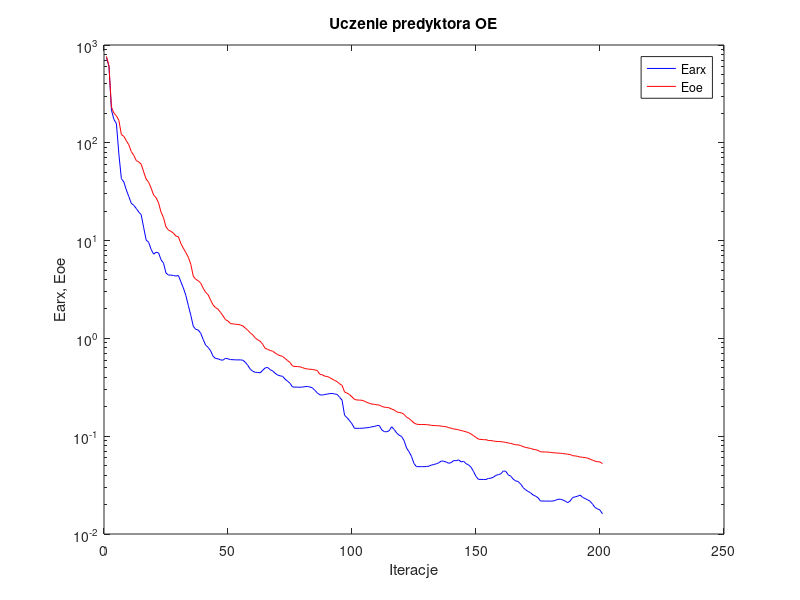
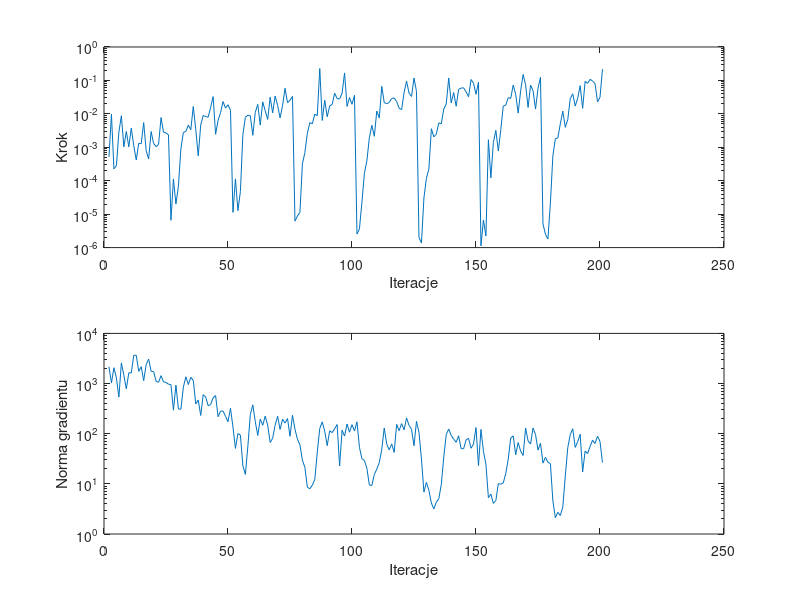

Write the MATLAB code that produced these figures, in order.
%uczenie predyktora oe
clear all;
n=0; farx(n+1)=7.442711e+002; foe(n+1)=7.644471e+002; wspucz(n+1)=0.000000e+000; ng(n+1)=0.000000e+000;
%odnowa zmiennej metryki
n=1; farx(n+1)=6.074816e+002; foe(n+1)=6.106513e+002; krok(n+1)=5.157570e-004; ng(n+1)=2.165466e+003;
n=2; farx(n+1)=2.163165e+002; foe(n+1)=2.317931e+002; krok(n+1)=9.677825e-003; ng(n+1)=1.036750e+003;
n=3; farx(n+1)=1.733938e+002; foe(n+1)=2.008382e+002; krok(n+1)=2.266194e-004; ng(n+1)=2.067932e+003;
n=4; farx(n+1)=1.572183e+002; foe(n+1)=1.886949e+002; krok(n+1)=2.828298e-004; ng(n+1)=1.294992e+003;
n=5; farx(n+1)=7.654736e+001; foe(n+1)=1.694870e+002; krok(n+1)=2.840497e-003; ng(n+1)=5.381909e+002;
n=6; farx(n+1)=4.300591e+001; foe(n+1)=1.213038e+002; krok(n+1)=8.816889e-003; ng(n+1)=2.575979e+003;
n=7; farx(n+1)=3.975258e+001; foe(n+1)=1.163951e+002; krok(n+1)=1.031514e-003; ng(n+1)=1.472152e+003;
n=8; farx(n+1)=3.297849e+001; foe(n+1)=1.050756e+002; krok(n+1)=2.972972e-003; ng(n+1)=7.804676e+002;
n=9; farx(n+1)=2.821422e+001; foe(n+1)=9.549467e+001; krok(n+1)=1.029542e-003; ng(n+1)=1.638193e+003;
n=10; farx(n+1)=2.406540e+001; foe(n+1)=8.141360e+001; krok(n+1)=3.739948e-003; ng(n+1)=1.626084e+003;
n=11; farx(n+1)=2.293755e+001; foe(n+1)=7.453017e+001; krok(n+1)=1.111857e-003; ng(n+1)=3.665211e+003;
n=12; farx(n+1)=2.131550e+001; foe(n+1)=6.586213e+001; krok(n+1)=4.168272e-004; ng(n+1)=3.653035e+003;
n=13; farx(n+1)=1.962021e+001; foe(n+1)=6.372411e+001; krok(n+1)=1.310706e-003; ng(n+1)=1.753535e+003;
n=14; farx(n+1)=1.837397e+001; foe(n+1)=6.049644e+001; krok(n+1)=1.276921e-003; ng(n+1)=2.165700e+003;
n=15; farx(n+1)=1.355276e+001; foe(n+1)=5.041645e+001; krok(n+1)=5.485375e-003; ng(n+1)=1.140606e+003;
n=16; farx(n+1)=1.013781e+001; foe(n+1)=4.259860e+001; krok(n+1)=7.988163e-004; ng(n+1)=2.392197e+003;
n=17; farx(n+1)=9.613253e+000; foe(n+1)=3.947363e+001; krok(n+1)=4.449379e-004; ng(n+1)=3.064906e+003;
n=18; farx(n+1)=8.126341e+000; foe(n+1)=3.446402e+001; krok(n+1)=2.957764e-003; ng(n+1)=1.758234e+003;
n=19; farx(n+1)=7.277395e+000; foe(n+1)=2.924885e+001; krok(n+1)=1.303632e-003; ng(n+1)=1.732926e+003;
n=20; farx(n+1)=7.598549e+000; foe(n+1)=2.747915e+001; krok(n+1)=1.045350e-003; ng(n+1)=1.113787e+003;
n=21; farx(n+1)=7.495445e+000; foe(n+1)=2.427904e+001; krok(n+1)=1.218668e-003; ng(n+1)=1.056265e+003;
n=22; farx(n+1)=6.376212e+000; foe(n+1)=1.952584e+001; krok(n+1)=7.757015e-003; ng(n+1)=1.438501e+003;
n=23; farx(n+1)=5.874537e+000; foe(n+1)=1.711640e+001; krok(n+1)=2.841023e-003; ng(n+1)=1.073328e+003;
n=24; farx(n+1)=4.652514e+000; foe(n+1)=1.378151e+001; krok(n+1)=2.677949e-003; ng(n+1)=1.056501e+003;
n=25; farx(n+1)=4.445869e+000; foe(n+1)=1.280445e+001; krok(n+1)=2.351298e-003; ng(n+1)=9.702488e+002;
%odnowa zmiennej metryki
n=26; farx(n+1)=4.437381e+000; foe(n+1)=1.243401e+001; krok(n+1)=6.579014e-006; ng(n+1)=9.492253e+002;
n=27; farx(n+1)=4.400586e+000; foe(n+1)=1.192948e+001; krok(n+1)=1.133097e-004; ng(n+1)=2.953746e+002;
n=28; farx(n+1)=4.337687e+000; foe(n+1)=1.111638e+001; krok(n+1)=2.007443e-005; ng(n+1)=9.310239e+002;
n=29; farx(n+1)=4.397830e+000; foe(n+1)=1.094639e+001; krok(n+1)=6.831655e-005; ng(n+1)=3.106993e+002;
n=30; farx(n+1)=3.789849e+000; foe(n+1)=9.325626e+000; krok(n+1)=8.989595e-004; ng(n+1)=3.084514e+002;
n=31; farx(n+1)=3.281411e+000; foe(n+1)=8.345502e+000; krok(n+1)=2.778799e-003; ng(n+1)=8.493243e+002;
n=32; farx(n+1)=2.750632e+000; foe(n+1)=7.547333e+000; krok(n+1)=2.972972e-003; ng(n+1)=1.365085e+003;
n=33; farx(n+1)=2.169590e+000; foe(n+1)=6.755700e+000; krok(n+1)=4.625835e-003; ng(n+1)=9.560559e+002;
n=34; farx(n+1)=1.724803e+000; foe(n+1)=5.726451e+000; krok(n+1)=3.343359e-003; ng(n+1)=1.330872e+003;
n=35; farx(n+1)=1.330230e+000; foe(n+1)=4.324049e+000; krok(n+1)=1.660195e-002; ng(n+1)=1.151141e+003;
n=36; farx(n+1)=1.238509e+000; foe(n+1)=4.023521e+000; krok(n+1)=3.401267e-003; ng(n+1)=3.929102e+002;
n=37; farx(n+1)=1.217809e+000; foe(n+1)=3.883544e+000; krok(n+1)=5.557084e-004; ng(n+1)=4.692456e+002;
n=38; farx(n+1)=1.129232e+000; foe(n+1)=3.672406e+000; krok(n+1)=4.658504e-003; ng(n+1)=2.308766e+002;
n=39; farx(n+1)=9.732672e-001; foe(n+1)=3.255208e+000; krok(n+1)=8.948186e-003; ng(n+1)=5.991092e+002;
n=40; farx(n+1)=8.532973e-001; foe(n+1)=2.962134e+000; krok(n+1)=8.324349e-003; ng(n+1)=5.392569e+002;
n=41; farx(n+1)=8.087482e-001; foe(n+1)=2.791297e+000; krok(n+1)=7.932207e-003; ng(n+1)=3.607270e+002;
n=42; farx(n+1)=7.465080e-001; foe(n+1)=2.459938e+000; krok(n+1)=1.576669e-002; ng(n+1)=3.811013e+002;
n=43; farx(n+1)=6.553947e-001; foe(n+1)=2.196443e+000; krok(n+1)=3.280985e-002; ng(n+1)=5.212561e+002;
n=44; farx(n+1)=6.223777e-001; foe(n+1)=2.063329e+000; krok(n+1)=2.450413e-003; ng(n+1)=5.758907e+002;
n=45; farx(n+1)=6.190746e-001; foe(n+1)=1.986331e+000; krok(n+1)=6.450159e-003; ng(n+1)=2.178666e+002;
n=46; farx(n+1)=6.022304e-001; foe(n+1)=1.842721e+000; krok(n+1)=1.097075e-002; ng(n+1)=2.828822e+002;
n=47; farx(n+1)=5.997264e-001; foe(n+1)=1.699631e+000; krok(n+1)=2.331822e-002; ng(n+1)=2.824064e+002;
n=48; farx(n+1)=6.268217e-001; foe(n+1)=1.555361e+000; krok(n+1)=1.486332e-002; ng(n+1)=2.219638e+002;
n=49; farx(n+1)=6.176717e-001; foe(n+1)=1.504864e+000; krok(n+1)=1.868912e-002; ng(n+1)=1.732425e+002;
n=50; farx(n+1)=6.071724e-001; foe(n+1)=1.416716e+000; krok(n+1)=1.285062e-002; ng(n+1)=3.214739e+002;
%odnowa zmiennej metryki
n=51; farx(n+1)=6.059701e-001; foe(n+1)=1.407545e+000; krok(n+1)=1.138543e-005; ng(n+1)=1.359672e+002;
n=52; farx(n+1)=6.035042e-001; foe(n+1)=1.395306e+000; krok(n+1)=1.133097e-004; ng(n+1)=5.094175e+001;
n=53; farx(n+1)=6.027637e-001; foe(n+1)=1.389467e+000; krok(n+1)=1.277945e-005; ng(n+1)=1.007966e+002;
n=54; farx(n+1)=6.033201e-001; foe(n+1)=1.371821e+000; krok(n+1)=4.776001e-005; ng(n+1)=9.395965e+001;
n=55; farx(n+1)=5.985173e-001; foe(n+1)=1.340620e+000; krok(n+1)=2.415320e-003; ng(n+1)=2.282681e+001;
n=56; farx(n+1)=5.689737e-001; foe(n+1)=1.274654e+000; krok(n+1)=7.883344e-003; ng(n+1)=1.543427e+001;
n=57; farx(n+1)=5.288992e-001; foe(n+1)=1.209001e+000; krok(n+1)=9.128410e-003; ng(n+1)=5.562629e+001;
n=58; farx(n+1)=4.834633e-001; foe(n+1)=1.136512e+000; krok(n+1)=8.744518e-003; ng(n+1)=2.409870e+002;
n=59; farx(n+1)=4.612057e-001; foe(n+1)=1.084285e+000; krok(n+1)=2.281831e-003; ng(n+1)=3.753395e+002;
n=60; farx(n+1)=4.500271e-001; foe(n+1)=1.010814e+000; krok(n+1)=1.109636e-002; ng(n+1)=1.743921e+002;
n=61; farx(n+1)=4.486144e-001; foe(n+1)=9.663071e-001; krok(n+1)=1.922414e-002; ng(n+1)=9.215752e+001;
n=62; farx(n+1)=4.448735e-001; foe(n+1)=9.354883e-001; krok(n+1)=4.608763e-003; ng(n+1)=1.953604e+002;
n=63; farx(n+1)=4.717333e-001; foe(n+1)=8.677138e-001; krok(n+1)=2.284436e-002; ng(n+1)=1.471526e+002;
n=64; farx(n+1)=4.996614e-001; foe(n+1)=7.902792e-001; krok(n+1)=1.238474e-002; ng(n+1)=2.238580e+002;
n=65; farx(n+1)=5.043080e-001; foe(n+1)=7.725467e-001; krok(n+1)=6.802533e-003; ng(n+1)=1.481186e+002;
n=66; farx(n+1)=4.786171e-001; foe(n+1)=7.514863e-001; krok(n+1)=3.149998e-002; ng(n+1)=6.692570e+001;
n=67; farx(n+1)=4.658802e-001; foe(n+1)=7.413740e-001; krok(n+1)=1.071180e-002; ng(n+1)=8.104259e+001;
n=68; farx(n+1)=4.405415e-001; foe(n+1)=7.105072e-001; krok(n+1)=3.413297e-002; ng(n+1)=1.474850e+002;
n=69; farx(n+1)=4.217832e-001; foe(n+1)=6.822449e-001; krok(n+1)=1.797739e-002; ng(n+1)=2.228704e+002;
n=70; farx(n+1)=4.143755e-001; foe(n+1)=6.667902e-001; krok(n+1)=7.585588e-003; ng(n+1)=1.216306e+002;
n=71; farx(n+1)=4.098384e-001; foe(n+1)=6.549484e-001; krok(n+1)=1.789318e-002; ng(n+1)=1.950778e+002;
n=72; farx(n+1)=3.836227e-001; foe(n+1)=6.241734e-001; krok(n+1)=5.801457e-002; ng(n+1)=1.629419e+002;
n=73; farx(n+1)=3.654182e-001; foe(n+1)=5.938538e-001; krok(n+1)=2.152696e-002; ng(n+1)=2.004080e+002;
n=74; farx(n+1)=3.474050e-001; foe(n+1)=5.673125e-001; krok(n+1)=2.541206e-002; ng(n+1)=8.883151e+001;
n=75; farx(n+1)=3.186219e-001; foe(n+1)=5.224311e-001; krok(n+1)=3.320390e-002; ng(n+1)=2.332057e+002;
%odnowa zmiennej metryki
n=76; farx(n+1)=3.179181e-001; foe(n+1)=5.171845e-001; krok(n+1)=6.210948e-006; ng(n+1)=1.227708e+002;
n=77; farx(n+1)=3.173325e-001; foe(n+1)=5.144396e-001; krok(n+1)=8.833238e-006; ng(n+1)=7.791597e+001;
n=78; farx(n+1)=3.168952e-001; foe(n+1)=5.126468e-001; krok(n+1)=1.127096e-005; ng(n+1)=6.027302e+001;
n=79; farx(n+1)=3.177073e-001; foe(n+1)=5.030251e-001; krok(n+1)=3.205178e-004; ng(n+1)=2.967581e+001;
n=80; farx(n+1)=3.210354e-001; foe(n+1)=4.920977e-001; krok(n+1)=6.946998e-004; ng(n+1)=2.126055e+001;
n=81; farx(n+1)=3.223673e-001; foe(n+1)=4.867256e-001; krok(n+1)=2.634602e-003; ng(n+1)=8.561280e+000;
n=82; farx(n+1)=3.185100e-001; foe(n+1)=4.839854e-001; krok(n+1)=5.485375e-003; ng(n+1)=7.996506e+000;
n=83; farx(n+1)=3.125956e-001; foe(n+1)=4.816990e-001; krok(n+1)=5.042985e-003; ng(n+1)=9.395308e+000;
n=84; farx(n+1)=2.948976e-001; foe(n+1)=4.762526e-001; krok(n+1)=9.824309e-003; ng(n+1)=1.234633e+001;
n=85; farx(n+1)=2.772927e-001; foe(n+1)=4.697425e-001; krok(n+1)=8.816889e-003; ng(n+1)=4.315785e+001;
n=86; farx(n+1)=2.652326e-001; foe(n+1)=4.306158e-001; krok(n+1)=2.268451e-001; ng(n+1)=1.270684e+002;
n=87; farx(n+1)=2.634265e-001; foe(n+1)=4.246032e-001; krok(n+1)=6.353015e-003; ng(n+1)=1.723508e+002;
n=88; farx(n+1)=2.667087e-001; foe(n+1)=4.109000e-001; krok(n+1)=2.563788e-002; ng(n+1)=1.116004e+002;
n=89; farx(n+1)=2.696379e-001; foe(n+1)=4.080843e-001; krok(n+1)=8.193332e-003; ng(n+1)=5.774392e+001;
n=90; farx(n+1)=2.727747e-001; foe(n+1)=3.979191e-001; krok(n+1)=1.733857e-002; ng(n+1)=1.142742e+002;
n=91; farx(n+1)=2.737196e-001; foe(n+1)=3.843299e-001; krok(n+1)=1.904910e-002; ng(n+1)=1.049375e+002;
n=92; farx(n+1)=2.702691e-001; foe(n+1)=3.720871e-001; krok(n+1)=4.138946e-002; ng(n+1)=1.255281e+002;
n=93; farx(n+1)=2.675769e-001; foe(n+1)=3.610616e-001; krok(n+1)=2.865057e-002; ng(n+1)=1.521648e+002;
n=94; farx(n+1)=2.500584e-001; foe(n+1)=3.435517e-001; krok(n+1)=2.780492e-002; ng(n+1)=2.269670e+001;
n=95; farx(n+1)=2.334026e-001; foe(n+1)=3.308007e-001; krok(n+1)=4.149438e-002; ng(n+1)=1.173128e+002;
n=96; farx(n+1)=1.636964e-001; foe(n+1)=2.831278e-001; krok(n+1)=1.674643e-001; ng(n+1)=8.954747e+001;
n=97; farx(n+1)=1.545635e-001; foe(n+1)=2.757615e-001; krok(n+1)=1.672561e-002; ng(n+1)=1.562634e+002;
n=98; farx(n+1)=1.443215e-001; foe(n+1)=2.665565e-001; krok(n+1)=3.076926e-002; ng(n+1)=1.072077e+002;
n=99; farx(n+1)=1.337855e-001; foe(n+1)=2.523676e-001; krok(n+1)=1.936662e-002; ng(n+1)=1.514566e+002;
n=100; farx(n+1)=1.203829e-001; foe(n+1)=2.378581e-001; krok(n+1)=3.582758e-002; ng(n+1)=1.134782e+002;
%odnowa zmiennej metryki
n=101; farx(n+1)=1.203699e-001; foe(n+1)=2.344602e-001; krok(n+1)=2.541039e-006; ng(n+1)=1.722858e+002;
n=102; farx(n+1)=1.204214e-001; foe(n+1)=2.339120e-001; krok(n+1)=3.652351e-006; ng(n+1)=5.352530e+001;
n=103; farx(n+1)=1.206519e-001; foe(n+1)=2.330539e-001; krok(n+1)=2.265271e-005; ng(n+1)=3.167653e+001;
n=104; farx(n+1)=1.212683e-001; foe(n+1)=2.281270e-001; krok(n+1)=1.677606e-004; ng(n+1)=2.923248e+001;
n=105; farx(n+1)=1.221090e-001; foe(n+1)=2.218152e-001; krok(n+1)=3.949694e-004; ng(n+1)=2.051357e+001;
n=106; farx(n+1)=1.228055e-001; foe(n+1)=2.169480e-001; krok(n+1)=1.929064e-003; ng(n+1)=9.443484e+000;
n=107; farx(n+1)=1.249784e-001; foe(n+1)=2.132493e-001; krok(n+1)=4.563662e-003; ng(n+1)=9.293006e+000;
n=108; farx(n+1)=1.255508e-001; foe(n+1)=2.117190e-001; krok(n+1)=2.130452e-003; ng(n+1)=1.541114e+001;
n=109; farx(n+1)=1.282741e-001; foe(n+1)=2.095720e-001; krok(n+1)=1.214548e-002; ng(n+1)=1.971944e+001;
n=110; farx(n+1)=1.287589e-001; foe(n+1)=2.080875e-001; krok(n+1)=7.530795e-003; ng(n+1)=2.656488e+001;
n=111; farx(n+1)=1.162663e-001; foe(n+1)=2.019353e-001; krok(n+1)=6.640781e-002; ng(n+1)=4.890606e+001;
n=112; farx(n+1)=1.113885e-001; foe(n+1)=1.981401e-001; krok(n+1)=2.165649e-002; ng(n+1)=1.299339e+002;
n=113; farx(n+1)=1.109833e-001; foe(n+1)=1.967412e-001; krok(n+1)=2.017194e-002; ng(n+1)=6.211269e+001;
n=114; farx(n+1)=1.137102e-001; foe(n+1)=1.951711e-001; krok(n+1)=2.191235e-002; ng(n+1)=4.759408e+001;
n=115; farx(n+1)=1.248565e-001; foe(n+1)=1.892764e-001; krok(n+1)=2.876644e-002; ng(n+1)=6.253231e+001;
n=116; farx(n+1)=1.171312e-001; foe(n+1)=1.856995e-001; krok(n+1)=2.992730e-002; ng(n+1)=4.237667e+001;
n=117; farx(n+1)=1.078369e-001; foe(n+1)=1.774023e-001; krok(n+1)=2.343419e-002; ng(n+1)=1.535242e+002;
n=118; farx(n+1)=1.025266e-001; foe(n+1)=1.748585e-001; krok(n+1)=1.464382e-002; ng(n+1)=1.150240e+002;
n=119; farx(n+1)=9.917476e-002; foe(n+1)=1.730022e-001; krok(n+1)=1.337344e-002; ng(n+1)=1.589382e+002;
n=120; farx(n+1)=9.011686e-002; foe(n+1)=1.671728e-001; krok(n+1)=4.346837e-002; ng(n+1)=1.196047e+002;
n=121; farx(n+1)=7.570682e-002; foe(n+1)=1.563865e-001; krok(n+1)=9.515193e-002; ng(n+1)=2.065994e+002;
n=122; farx(n+1)=6.937418e-002; foe(n+1)=1.515159e-001; krok(n+1)=4.166678e-002; ng(n+1)=1.456497e+002;
n=123; farx(n+1)=6.202267e-002; foe(n+1)=1.443058e-001; krok(n+1)=3.320390e-002; ng(n+1)=1.227206e+002;
n=124; farx(n+1)=5.249000e-002; foe(n+1)=1.364491e-001; krok(n+1)=1.178633e-001; ng(n+1)=5.755468e+001;
n=125; farx(n+1)=4.882622e-002; foe(n+1)=1.327919e-001; krok(n+1)=4.681906e-002; ng(n+1)=1.761934e+002;
%odnowa zmiennej metryki
n=126; farx(n+1)=4.883857e-002; foe(n+1)=1.317895e-001; krok(n+1)=2.026605e-006; ng(n+1)=1.068396e+002;
n=127; farx(n+1)=4.884138e-002; foe(n+1)=1.317372e-001; krok(n+1)=1.368215e-006; ng(n+1)=3.143787e+001;
n=128; farx(n+1)=4.882841e-002; foe(n+1)=1.316838e-001; krok(n+1)=3.034575e-005; ng(n+1)=6.833801e+000;
n=129; farx(n+1)=4.897891e-002; foe(n+1)=1.312419e-001; krok(n+1)=1.188992e-004; ng(n+1)=1.072896e+001;
n=130; farx(n+1)=4.939162e-002; foe(n+1)=1.307052e-001; krok(n+1)=2.238326e-004; ng(n+1)=7.437194e+000;
n=131; farx(n+1)=5.066978e-002; foe(n+1)=1.290600e-001; krok(n+1)=3.595838e-003; ng(n+1)=4.140331e+000;
n=132; farx(n+1)=5.136806e-002; foe(n+1)=1.286243e-001; krok(n+1)=2.050616e-003; ng(n+1)=3.165836e+000;
n=133; farx(n+1)=5.223906e-002; foe(n+1)=1.282896e-001; krok(n+1)=2.467965e-003; ng(n+1)=4.330806e+000;
n=134; farx(n+1)=5.351907e-002; foe(n+1)=1.277608e-001; krok(n+1)=5.368339e-003; ng(n+1)=5.046353e+000;
n=135; farx(n+1)=5.575522e-002; foe(n+1)=1.268750e-001; krok(n+1)=5.000456e-003; ng(n+1)=9.688538e+000;
n=136; farx(n+1)=5.544387e-002; foe(n+1)=1.256502e-001; krok(n+1)=1.394132e-002; ng(n+1)=3.427006e+001;
n=137; farx(n+1)=5.440211e-002; foe(n+1)=1.249896e-001; krok(n+1)=1.964862e-002; ng(n+1)=9.619645e+001;
n=138; farx(n+1)=5.286005e-002; foe(n+1)=1.222378e-001; krok(n+1)=1.181740e-001; ng(n+1)=1.243124e+002;
n=139; farx(n+1)=5.370846e-002; foe(n+1)=1.207460e-001; krok(n+1)=2.127270e-002; ng(n+1)=9.182790e+001;
n=140; farx(n+1)=5.639177e-002; foe(n+1)=1.183539e-001; krok(n+1)=4.346837e-002; ng(n+1)=7.791916e+001;
n=141; farx(n+1)=5.611886e-002; foe(n+1)=1.178489e-001; krok(n+1)=1.688579e-002; ng(n+1)=6.754752e+001;
n=142; farx(n+1)=5.728396e-002; foe(n+1)=1.160152e-001; krok(n+1)=5.387784e-002; ng(n+1)=9.076352e+001;
n=143; farx(n+1)=5.453876e-002; foe(n+1)=1.145263e-001; krok(n+1)=5.908701e-002; ng(n+1)=5.027673e+001;
n=144; farx(n+1)=5.540774e-002; foe(n+1)=1.125308e-001; krok(n+1)=6.013604e-002; ng(n+1)=5.018625e+001;
n=145; farx(n+1)=5.236337e-002; foe(n+1)=1.108195e-001; krok(n+1)=4.568872e-002; ng(n+1)=7.505924e+001;
n=146; farx(n+1)=5.089159e-002; foe(n+1)=1.089378e-001; krok(n+1)=3.241239e-002; ng(n+1)=8.096428e+001;
n=147; farx(n+1)=4.817547e-002; foe(n+1)=1.052311e-001; krok(n+1)=1.067078e-001; ng(n+1)=5.125797e+001;
n=148; farx(n+1)=4.361245e-002; foe(n+1)=1.013112e-001; krok(n+1)=8.191626e-002; ng(n+1)=6.235259e+001;
n=149; farx(n+1)=3.873563e-002; foe(n+1)=9.714064e-002; krok(n+1)=3.852379e-002; ng(n+1)=1.326342e+002;
n=150; farx(n+1)=3.617468e-002; foe(n+1)=9.336376e-002; krok(n+1)=8.877087e-002; ng(n+1)=2.310628e+001;
%odnowa zmiennej metryki
n=151; farx(n+1)=3.616393e-002; foe(n+1)=9.266037e-002; krok(n+1)=1.124661e-006; ng(n+1)=1.216898e+002;
n=152; farx(n+1)=3.611454e-002; foe(n+1)=9.216794e-002; krok(n+1)=6.715934e-006; ng(n+1)=4.441209e+001;
n=153; farx(n+1)=3.610344e-002; foe(n+1)=9.211806e-002; krok(n+1)=2.221900e-006; ng(n+1)=2.467874e+001;
n=154; farx(n+1)=3.698513e-002; foe(n+1)=9.046768e-002; krok(n+1)=1.679702e-003; ng(n+1)=5.298477e+000;
n=155; farx(n+1)=3.721106e-002; foe(n+1)=9.020693e-002; krok(n+1)=1.219597e-004; ng(n+1)=6.234503e+000;
n=156; farx(n+1)=3.804548e-002; foe(n+1)=8.943649e-002; krok(n+1)=1.387045e-003; ng(n+1)=4.071914e+000;
n=157; farx(n+1)=3.973633e-002; foe(n+1)=8.848538e-002; krok(n+1)=3.204288e-003; ng(n+1)=4.642128e+000;
n=158; farx(n+1)=4.045264e-002; foe(n+1)=8.825112e-002; krok(n+1)=7.740461e-004; ng(n+1)=1.008611e+001;
n=159; farx(n+1)=4.121352e-002; foe(n+1)=8.803952e-002; krok(n+1)=3.409149e-003; ng(n+1)=9.867920e+000;
n=160; farx(n+1)=4.404528e-002; foe(n+1)=8.724589e-002; krok(n+1)=1.716139e-002; ng(n+1)=1.045138e+001;
n=161; farx(n+1)=4.377318e-002; foe(n+1)=8.648006e-002; krok(n+1)=1.820180e-002; ng(n+1)=1.606529e+001;
n=162; farx(n+1)=4.021998e-002; foe(n+1)=8.511887e-002; krok(n+1)=3.034189e-002; ng(n+1)=3.107517e+001;
n=163; farx(n+1)=3.903550e-002; foe(n+1)=8.453352e-002; krok(n+1)=2.896961e-002; ng(n+1)=8.188815e+001;
n=164; farx(n+1)=3.640582e-002; foe(n+1)=8.292924e-002; krok(n+1)=7.266281e-002; ng(n+1)=9.057596e+001;
n=165; farx(n+1)=3.490091e-002; foe(n+1)=8.179248e-002; krok(n+1)=3.850210e-002; ng(n+1)=3.803820e+001;
n=166; farx(n+1)=3.442161e-002; foe(n+1)=8.154233e-002; krok(n+1)=1.053841e-002; ng(n+1)=6.651044e+001;
n=167; farx(n+1)=3.243993e-002; foe(n+1)=8.023969e-002; krok(n+1)=4.895097e-002; ng(n+1)=4.504050e+001;
n=168; farx(n+1)=2.984149e-002; foe(n+1)=7.824481e-002; krok(n+1)=1.500061e-001; ng(n+1)=3.680094e+001;
n=169; farx(n+1)=2.830679e-002; foe(n+1)=7.676377e-002; krok(n+1)=7.424903e-002; ng(n+1)=1.296297e+002;
n=170; farx(n+1)=2.726545e-002; foe(n+1)=7.592389e-002; krok(n+1)=1.552269e-002; ng(n+1)=7.197755e+001;
n=171; farx(n+1)=2.632900e-002; foe(n+1)=7.490355e-002; krok(n+1)=7.262643e-002; ng(n+1)=6.209695e+001;
n=172; farx(n+1)=2.506812e-002; foe(n+1)=7.361831e-002; krok(n+1)=4.953895e-002; ng(n+1)=1.298847e+002;
n=173; farx(n+1)=2.438793e-002; foe(n+1)=7.279322e-002; krok(n+1)=1.390246e-002; ng(n+1)=9.609972e+001;
n=174; farx(n+1)=2.347254e-002; foe(n+1)=7.164069e-002; krok(n+1)=5.801457e-002; ng(n+1)=4.701239e+001;
n=175; farx(n+1)=2.175057e-002; foe(n+1)=6.924937e-002; krok(n+1)=1.232694e-001; ng(n+1)=6.464091e+001;
%odnowa zmiennej metryki
n=176; farx(n+1)=2.173955e-002; foe(n+1)=6.909594e-002; krok(n+1)=5.152786e-006; ng(n+1)=2.591803e+001;
n=177; farx(n+1)=2.171832e-002; foe(n+1)=6.895803e-002; krok(n+1)=2.493986e-006; ng(n+1)=3.388569e+001;
n=178; farx(n+1)=2.170241e-002; foe(n+1)=6.885145e-002; krok(n+1)=1.814744e-006; ng(n+1)=2.692406e+001;
n=179; farx(n+1)=2.168040e-002; foe(n+1)=6.822396e-002; krok(n+1)=2.170937e-005; ng(n+1)=2.530697e+001;
n=180; farx(n+1)=2.173159e-002; foe(n+1)=6.781733e-002; krok(n+1)=5.604282e-004; ng(n+1)=4.555645e+000;
n=181; farx(n+1)=2.208294e-002; foe(n+1)=6.758378e-002; krok(n+1)=1.812955e-003; ng(n+1)=2.113066e+000;
n=182; farx(n+1)=2.263151e-002; foe(n+1)=6.708682e-002; krok(n+1)=1.909306e-003; ng(n+1)=2.711128e+000;
n=183; farx(n+1)=2.269257e-002; foe(n+1)=6.698590e-002; krok(n+1)=5.027940e-003; ng(n+1)=2.339056e+000;
n=184; farx(n+1)=2.228666e-002; foe(n+1)=6.651131e-002; krok(n+1)=1.207035e-002; ng(n+1)=3.438915e+000;
n=185; farx(n+1)=2.169265e-002; foe(n+1)=6.593098e-002; krok(n+1)=3.966104e-003; ng(n+1)=1.444475e+001;
n=186; farx(n+1)=2.094212e-002; foe(n+1)=6.548630e-002; krok(n+1)=6.727259e-003; ng(n+1)=5.277952e+001;
n=187; farx(n+1)=2.180688e-002; foe(n+1)=6.492993e-002; krok(n+1)=2.835564e-002; ng(n+1)=9.574674e+001;
n=188; farx(n+1)=2.364108e-002; foe(n+1)=6.315730e-002; krok(n+1)=3.979978e-002; ng(n+1)=1.257961e+002;
n=189; farx(n+1)=2.395868e-002; foe(n+1)=6.287780e-002; krok(n+1)=1.705843e-002; ng(n+1)=5.329032e+001;
n=190; farx(n+1)=2.438984e-002; foe(n+1)=6.222563e-002; krok(n+1)=2.900728e-002; ng(n+1)=6.913522e+001;
n=191; farx(n+1)=2.499868e-002; foe(n+1)=6.121353e-002; krok(n+1)=6.964181e-002; ng(n+1)=9.725812e+001;
n=192; farx(n+1)=2.369128e-002; foe(n+1)=6.090961e-002; krok(n+1)=1.464382e-002; ng(n+1)=1.731673e+001;
n=193; farx(n+1)=2.300256e-002; foe(n+1)=6.040992e-002; krok(n+1)=9.407061e-002; ng(n+1)=4.523004e+001;
n=194; farx(n+1)=2.237452e-002; foe(n+1)=5.969803e-002; krok(n+1)=8.191626e-002; ng(n+1)=4.006071e+001;
n=195; farx(n+1)=2.162664e-002; foe(n+1)=5.828354e-002; krok(n+1)=1.076361e-001; ng(n+1)=5.575495e+001;
n=196; farx(n+1)=2.019683e-002; foe(n+1)=5.683751e-002; krok(n+1)=9.569438e-002; ng(n+1)=7.407430e+001;
n=197; farx(n+1)=1.867502e-002; foe(n+1)=5.556642e-002; krok(n+1)=8.035594e-002; ng(n+1)=6.379227e+001;
n=198; farx(n+1)=1.806029e-002; foe(n+1)=5.492924e-002; krok(n+1)=2.284436e-002; ng(n+1)=8.958483e+001;
n=199; farx(n+1)=1.753663e-002; foe(n+1)=5.446739e-002; krok(n+1)=3.123706e-002; ng(n+1)=6.979757e+001;
n=200; farx(n+1)=1.607921e-002; foe(n+1)=5.246696e-002; krok(n+1)=2.168605e-001; ng(n+1)=2.660104e+001;

figure; semilogy(farx,'b'); hold on; semilogy(foe,'r'); xlabel('Iteracje'); ylabel('Earx, Eoe'); legend('Earx','Eoe'); title('Uczenie predyktora OE');
figure; subplot(2,1,1); semilogy(krok); xlabel('Iteracje'); ylabel('Krok');
subplot(2,1,2); semilogy(ng); xlabel('Iteracje'); ylabel('Norma gradientu');
Earx=farx(n+1)
Eoe=foe(n+1)
